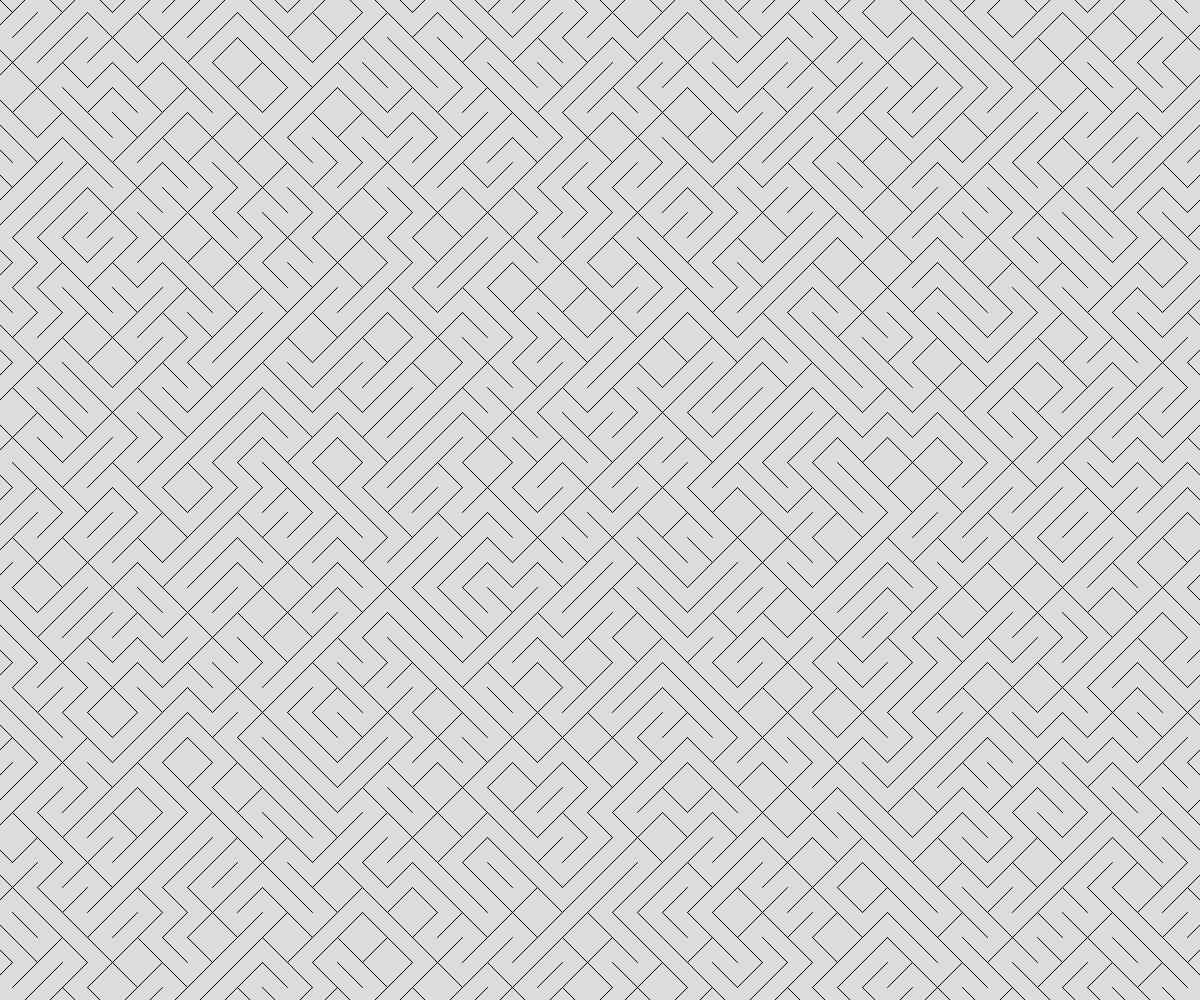
Frame 1 (no input)
Frame 60 (no input): identical to frame 1, image omitted
Frame 120 (the mouse pressed at the canvas centre since frame 60): identical to frame 1, image omitted

The p5.js sketch that drew this single still picture (run headless with seeded random() and noise() and a simulated clock; from frame 60 on, the mouse is pressed at the canvas centre):

// p5.js sketch
// ── sketch.js



let theTiles = [];
const THE_SIZE = 25;

async function setup() {
  createCanvas(windowWidth, windowHeight);

  for (let y = 0; y <= height; y += THE_SIZE) {
    for (let x = 0; x <= width; x += THE_SIZE) {
      let someTile = spawnTile(x, y, THE_SIZE);
      theTiles.push(someTile);
    }
  }
}

function draw() {
  background(220);

  for (let theTile of theTiles) {
    line(theTile.x1, theTile.y1, theTile.x2, theTile.y2);
  }
}

function spawnTile(x, y, tileSize) {
  let choice = random(100);
  let tile;
  if (choice < 50) {
    //positive slope
    tile = {
      x1: x + tileSize/2,
      y1: y - tileSize/2,
      x2: x - tileSize/2,
      y2: y + tileSize/2,
    };
  }
  else {
    //negative slope
    tile = {
      x1: x - tileSize/2,
      y1: y - tileSize/2,
      x2: x + tileSize/2,
      y2: y + tileSize/2,
    };
  }
  return tile;
}
